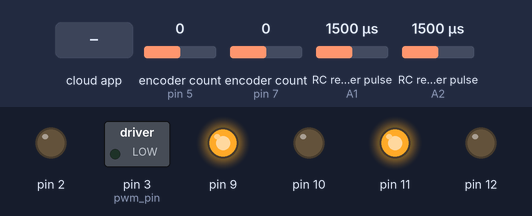
Bench run of a program on a simulated Teensy 4. Parts: switched loads named in the program (green lamp = pin HIGH), output pins drawn as LEDs (lit = HIGH). Wiring (inferred from the names in the program): 2 × RC receiver channel: data A1 / data A2. The test bench sets the inputs (shaded band); at power-on: encoder count (sensors on pin 5, pin 7) 0, RC receiver pulse (sensors on A1, A2) 1500 µs. The ROS host is connected and sends only what is stated.

Above: at 0.1 s.
1.3 s: the phone or cloud app sets angular.z to -100
At 4.0 s:
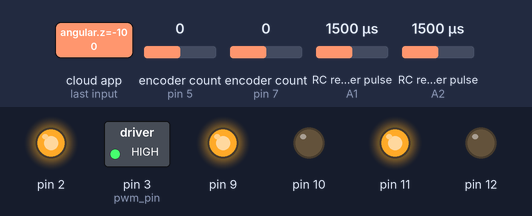
4.3 s: the phone or cloud app sets angular.z to 100
At 5.35 s:
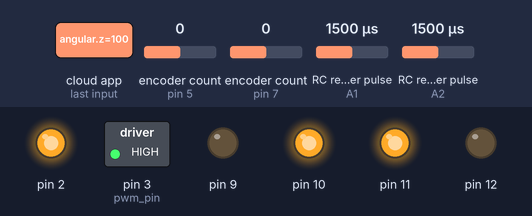
7.3 s: the phone or cloud app sets angular.z to -100
At 8.32 s:
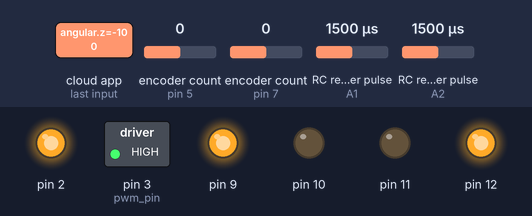
Timing chart, 0 to 10.3 s (numbered marks = the images above; inputs shaded):
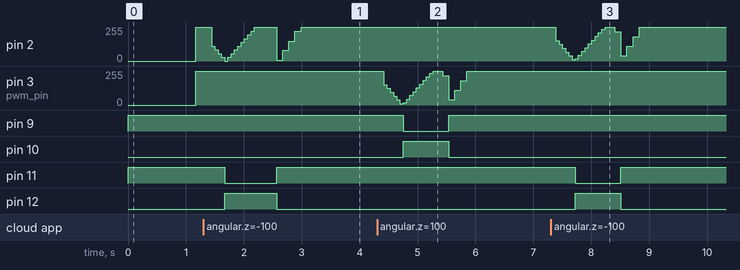

The program:

main.cpp
```cpp
#include <Arduino.h>
#include <Encoder.h> // TODO Use teensy's built-in quad decoder
#include <PID_v1.h>

// ROS Message Types
#include <ros.h>
#include <std_msgs/Empty.h>
#include <nav_msgs/Odometry.h>
#include <geometry_msgs/Twist.h>


#define PWMA 3
#define PWMB 2
#define DIR1_A 9
#define DIR2_A 10
#define DIR1_B 11
#define DIR2_B 12
#define MIN_PWM -255
#define CHAN_3 15
#define CHAN_4 16
#define PID_SAMPLE_TIME 5
#define CPR_CONS 1100
#define MAX_RPM 2
#define MAX_SPEED 1
#define WHEEL_DIAMETER 0.1
#define FR_WHEELS_DISTANCE 0.30
#define LR_WHEELS_DISTANCE 0.235
#define CMD_TIMEOUT 1000

// Globals
// TODO find optimal constants.
// TODO reduce number of globals.

struct Motor /* Structs that encapsultes motor control */
{
  double kp = 100;
  double ki = 7500;
  double kd = 0.2;
  double target = 0;
  double speed = 0;
  double output = 0;
  long last_point = 0;
  uint32_t last_millis = 0; // TODO Proctect against rollover
  uint8_t pwm_pin;
  bool dir;
  uint8_t dir_pins[2];
}motors[2], temp_motor;

struct SpeedCmd
{
  float lin_vel = 0;
  float ang_vel = 0;
  unsigned long cmd_time = 0;
}new_speed, last_speed, actual_speed;

struct Pose
{
  double x = 0;
  double y = 0;
  double theta = 0;
}pose;

enum direction{FORWARD, BACKWARD, BRAKE, BRAKE2};

bool vel_cmd_flag = 0;
bool timeout_flag = 0;
uint8_t mode=0;

volatile int32_t chan3_pwm_len = 0;
volatile uint32_t chan3_rising_micros = 0;
volatile int32_t chan4_pwm_len = 0;
volatile uint32_t chan4_rising_micros = 0;

nav_msgs::Odometry odom;

// Objects
PID motorA(&motors[0].speed, &motors[0].output, &motors[0].target, motors[0].kp, motors[0].ki, motors[0].kd, DIRECT);
PID motorB(&motors[1].speed, &motors[1].output, &motors[1].target, motors[1].kp, motors[1].ki, motors[1].kd, DIRECT);

ros::NodeHandle nh;

Encoder encoderA(5, 6);
Encoder encoderB(7, 8);

// Prototypes
void calculate_speed(long, Motor*);
int8_t get_serial_parameters(uint8_t*, uint8_t*, double*, double*, double*, double*);
void vel_callback(const geometry_msgs::Twist& cmd_msg);
void pid_update_callback(const geometry_msgs::Vector3& cmd_msg);
void check_cmds();
void write_motor(Motor m1);
void set_dir(Motor m2, direction dir);
void chan3_isr(void);
void chan4_isr(void);
void cmd_to_revs_diff(const SpeedCmd*, Motor*, Motor*);
double compute_input(uint32_t, bool);
void compute_pose(int32_t, int32_t);
void compute_twist(SpeedCmd*, double, double);
void compute_odom(nav_msgs::Odometry*, Pose, SpeedCmd);

ros::Subscriber<geometry_msgs::Twist> cmd_sub("cmd_vel", vel_callback);
ros::Subscriber<geometry_msgs::Vector3> pid_sub("pid_vals", pid_update_callback);

ros::Publisher pub_odometry("odom", &odom);

void setup()
{
  attachInterrupt(digitalPinToInterrupt(CHAN_3), chan3_isr, CHANGE); // TODO Only attach when in recovery mode;
  attachInterrupt(digitalPinToInterrupt(CHAN_4), chan4_isr, CHANGE);
  analogWriteFrequency(PWMA, 400);
  analogWriteFrequency(PWMB, 400);
  motors[0].pwm_pin = PWMA;
  motors[1].pwm_pin = PWMB;
  motors[0].dir_pins[0] = DIR1_A;
  motors[0].dir_pins[1] = DIR2_A;
  motors[1].dir_pins[0] = DIR1_B;
  motors[1].dir_pins[1] = DIR2_B;
  Serial1.begin(9600);
  motorA.SetSampleTime(PID_SAMPLE_TIME);
  motorB.SetSampleTime(PID_SAMPLE_TIME); // TODO Find optimal sampling time.
  pinMode(motors[0].pwm_pin, OUTPUT);
  pinMode(motors[1].pwm_pin, OUTPUT);
  pinMode(CHAN_3, INPUT);
  pinMode(5, INPUT_PULLUP);
  pinMode(6, INPUT_PULLUP);
  pinMode(9, OUTPUT);
  pinMode(10, OUTPUT);
  pinMode(11, OUTPUT);
  pinMode(12, OUTPUT);
  motorA.SetMode(AUTOMATIC);
  motorA.SetOutputLimits(MIN_PWM, 255);
  motorB.SetMode(AUTOMATIC);
  motorB.SetOutputLimits(MIN_PWM, 255);
  nh.initNode();
  nh.subscribe(cmd_sub);
  nh.subscribe(pid_sub);
  nh.advertise(pub_odometry);
}

void loop()
{
  static uint32_t last_update=0;
  if(millis()-last_update > 1) // TODO make this a timer.
    {
      Serial1.printf("Time diff: %d \r\n", micros()-chan4_rising_micros);
      if(mode /* && micros()-chan4_rising_micros < 2000*/) // FIXME When RC is disonnected, motors spin up.
        {
          Serial1.printf("Chan3 length: %d, Chan4 length: %d \r\n", chan3_pwm_len, chan4_pwm_len);
          SpeedCmd s = {compute_input(chan3_pwm_len, 1), compute_input(chan4_pwm_len, 0)}; // TODO Make deadzone; Make dz automatically adjustable;
          cmd_to_revs_diff(&s, &motors[0], &motors[1]);
          Serial1.println(motors[0].target);
        }
      Serial1.print(motors[0].speed);
      Serial1.print(",");
      Serial1.print(motors[0].target);
      Serial1.print(",");
      Serial1.print(motors[0].output);
      Serial1.print(",");
      Serial1.print(motors[1].speed);
      Serial1.print(",");
      Serial1.print(motors[1].target);
      Serial1.print(",");
      Serial1.println(motors[1].output);
      calculate_speed(encoderA.read(), &motors[0]); // TODO Protect against rollover
      calculate_speed(encoderB.read(), &motors[1]);
      compute_pose(encoderA.read(), encoderB.read());
      compute_twist(&actual_speed, motors[0].speed, motors[1].speed);
      compute_odom(&odom, pose, actual_speed);
      last_update = millis();
    }
  // TODO rewrite this, values are not updating correctly.
  /*
  double static temp_speed = 0;
  double temp_p, temp_i, temp_d;
  uint8_t new_mode, motor_id = 0;
  temp_p=motors[motor_id].kp, temp_i=motors[motor_id].ki, temp_d=motors[motor_id].kd, new_mode = mode;
  if(get_serial_parameters(&motor_id, &new_mode, &temp_speed, &temp_p, &temp_i, &temp_d))
    {
      char sendbuffer[100];
      sprintf(sendbuffer, "Previous values for motor %u: Mode = %d; Target Speed = %lf; KP = %lf; KI = %lf; KD = %lf", motor_id, mode, motors[motor_id].target, motors[motor_id].kp, motors[motor_id].ki, motors[motor_id].kd);
      Serial1.println(sendbuffer);
      sprintf(sendbuffer, "Current values for motor %u: Mode = %d; Target Speed = %lf; KP = %lf; KI = %lf; KD = %lf", motor_id, new_mode, temp_speed, temp_p, temp_i, temp_d);
      Serial1.println(sendbuffer);
      mode = new_mode;
      if(mode==0) motors[motor_id].target = temp_speed;
      if(motors[motor_id].kp != temp_p || motors[motor_id].ki != temp_i || motors[motor_id].kd != temp_d) motorA.SetTunings(motors[0].kp, motors[0].ki, motors[0].kd);
      Serial1.print("KP: ");
      Serial1.println(motors[motor_id].kp);
      Serial1.print("KI: ");
      Serial1.println(motors[motor_id].ki);
      Serial1.print("KD: ");
      Serial.println(motors[motor_id].kd);
    }
  */
  check_cmds();
  pub_odometry.publish(&odom);
  motorA.Compute();
  motorB.Compute();
  write_motor(motors[0]);
  write_motor(motors[1]);
  nh.spinOnce();
}


void calculate_speed(long new_point, Motor *motor) // Calculates rev/s from encoders.
// TODO change timing into mircoseconds; protect against rollover.
{
  double time_elapsed;
  time_elapsed = ((double)(millis()-motor->last_millis))/1000;
  motor->speed = (double)(new_point-motor->last_point)/(CPR_CONS*time_elapsed);
  motor->last_point = new_point;
  motor->last_millis = millis();
}

int8_t get_serial_parameters(uint8_t* id, uint8_t* mode, double* speed, double* p, double* i, double* d) // Grab paramaters and cmds from Serial.
// TODO try strtol; protect against overflow; pass Streaming object.
{
  static char serial_buf[100];
  static uint8_t k = 0;
  static unsigned int timeout_time = 0;
  static bool timer_flag = 0;
  if (!timer_flag && Serial1.available())
    {
      memset(serial_buf, 0, sizeof(serial_buf));
      timeout_time = millis() + 1000;
      timer_flag = 1;
      k = 0;
    }

  if(millis() < timeout_time && Serial1.available())
    {
      while(Serial1.available() && k < sizeof(serial_buf))
        {
          serial_buf[k] = Serial1.read();
          k++;
        }
      return 0;
    }
  if (millis() > timeout_time && timer_flag)
    {
      k = 0;
      timer_flag = 0;
      Serial1.print("Message recived:");
      Serial1.println(serial_buf);
      char param_buffer[20];
      char *p1 = serial_buf, *p2;
      for(int j=0; j<6; j++)
        {
          Serial1.println(j);
          p2 = strchr(p1, ';');
          if(p2 == NULL)break;
          if((p2-p1) > sizeof(param_buffer))
            {
              p1 = p2+1;
              continue;
            }
          if((p2-p1) == 0)
            {
              p1 = p2+1;
              continue;
            }
          memset(param_buffer, 0, sizeof(param_buffer));
          memcpy(param_buffer, p1, p2-p1);
          p1 = p2+1;
          if(param_buffer[0] == NULL)
            {
              continue;
            }
          Serial1.println(j);
          if(j==0) sscanf(param_buffer, "%u", id);
          else if(j==1) sscanf(param_buffer, "%u", mode);
          else if(j==2) sscanf(param_buffer, "%lf", speed);
          else if(j==3) sscanf(param_buffer, "%lf", p);
          else if(j==4) sscanf(param_buffer, "%lf", i);
          else if(j==5) sscanf(param_buffer, "%lf", d);
        }
      return 1;
    }
  return 0;
}

void vel_callback(const geometry_msgs::Twist& cmd_msg) // Processes Twist cmd from ROS.
{
  last_speed = new_speed;
  new_speed.lin_vel = cmd_msg.linear.y;
  new_speed.ang_vel = cmd_msg.angular.z;
  new_speed.cmd_time = millis();
  vel_cmd_flag = 1;
  timeout_flag = 0;
}

void check_cmds() // Polls cmds flags.
// TODO change flags var to array and use memcmp with prev state; Abstract cmd exec into separate functions; Use less globals;
{
  if(!timeout_flag && millis() > new_speed.cmd_time + CMD_TIMEOUT)
    {
      motors[0].target = 0;
      motors[1].target = 0;
      Serial1.println("Command timer timed out... Shutting down motors.");
      timeout_flag = 1;
      mode = 1;
      return;
    }
  if(vel_cmd_flag)
    {
      cmd_to_revs_diff(&new_speed, &motors[0], &motors[1]);
      Serial1.print("Setting motor speed 1 to: ");
      Serial1.println(motors[0].target);
      Serial1.print("Setting motor speed 2 to: ");
      Serial1.println(motors[1].target);
      mode = 0;
      vel_cmd_flag = 0;
    }
}

void write_motor(Motor mwrite)
{
  if(mwrite.output >= 0)
    {
      set_dir(mwrite, FORWARD);
      analogWrite(mwrite.pwm_pin, mwrite.output);
    }
  else
    {
      set_dir(mwrite, BACKWARD);
      analogWrite(mwrite.pwm_pin, -mwrite.output);
    }
}

void set_dir(Motor mdir, direction dir)
{
  switch (dir)
    {
      case FORWARD:
        digitalWrite(mdir.dir_pins[0], HIGH);
        digitalWrite(mdir.dir_pins[1], LOW);
        break;
      case BACKWARD:
        digitalWrite(mdir.dir_pins[0], LOW);
        digitalWrite(mdir.dir_pins[1], HIGH);
        break;
      case BRAKE:
        digitalWrite(mdir.dir_pins[0], LOW);
        digitalWrite(mdir.dir_pins[1], LOW);
        break;
      case BRAKE2:
        digitalWrite(mdir.dir_pins[0], HIGH);
        digitalWrite(mdir.dir_pins[1], HIGH);
        break;
    }

}

void pid_update_callback(const geometry_msgs::Vector3& pid_vals) // Update PID constants from ROS Vector3 msg
// TODO Change to custom msg. Update motors parameters independently.
{
  motorA.SetTunings((double)pid_vals.x, (double)pid_vals.y, (double)pid_vals.z);
  motorB.SetTunings((double)pid_vals.x, (double)pid_vals.y, (double)pid_vals.z);
  Serial1.print("PID Vals - P: ");
  Serial1.print(motorA.GetKp());
  Serial1.print(" I: ");
  Serial1.print(motorA.GetKi());
  Serial1.print(" D: ");
  Serial1.println(motorA.GetKd());
}

void chan3_isr() // TODO Make it more reusable; Change to better name;
{
  if(digitalRead(CHAN_3))
    {
      chan3_rising_micros = micros();
    }
  else
    {
      chan3_pwm_len = micros() - chan3_rising_micros;
      if(chan3_pwm_len <= 0) chan3_pwm_len =  chan3_pwm_len + micros(); // Protect from rollover
      if(chan3_pwm_len > 2000) chan3_pwm_len = 0; // Recover from disconnection
    }
}

void chan4_isr() // TODO Make it more reusable; Change to better name;
{
  if(digitalRead(CHAN_4))
    {
      chan4_rising_micros = micros();
    }
  else
    {
      chan4_pwm_len = micros() - chan4_rising_micros;
      if(chan4_pwm_len <= 0) chan4_pwm_len =  chan4_pwm_len + micros(); // Protect from rollover
      if(chan4_pwm_len > 2000) chan4_pwm_len = 0; // Recover from disconnection
    }
}

void cmd_to_revs_diff(const SpeedCmd* sp, Motor* ma, Motor* mb) // Transform linear and angular velocities into rev/s for differential drive.
// TODO Accept robot parameters as struct
{
  ma->target = (sp->lin_vel - LR_WHEELS_DISTANCE*sp->ang_vel)/((WHEEL_DIAMETER/2)*(2*PI));
  mb->target = (sp->lin_vel + LR_WHEELS_DISTANCE*sp->ang_vel)/((WHEEL_DIAMETER/2)*(2*PI));
}

double compute_input(uint32_t len, bool mode) // Calulates speed from RC pulse length. Mode 1: 0-max, Mode 0: -max - max;
{
  if(mode)
    {
      if (len <= 1110) len = 1000;
      return (((double)len - 1000)*MAX_RPM)/1000;
    }

  else
    {
      if (len <= 1110) len = 1000;
      return (((double)len - 1500)*MAX_RPM)/1000;
    }
}

void compute_pose(int32_t a, int32_t b) // Appoximates odometry from deadreckoning.
// TODO Accept robot parameters; Resetable coordinate frame; Protect against overflow.
{
  static int32_t last_a = 0, last_b = 0;
  double delta_a_rad = (((double)(a - last_a))/CPR_CONS)*2*PI;
  double delta_b_rad = (((double)(b - last_b))/CPR_CONS)*2*PI;
  double s = (delta_a_rad + delta_b_rad)/2;
  pose.theta = pose.theta + (delta_a_rad-delta_b_rad)/(2*FR_WHEELS_DISTANCE);
  pose.x = pose.x + s*cos(pose.theta);
  pose.y = pose.y + s*sin(pose.theta);
}

void compute_twist(SpeedCmd* s, double m1_speed, double m2_speed) // Appoximates the current speed of robot.
{
  s->lin_vel = (m1_speed+m2_speed)*WHEEL_DIAMETER*PI;
  s->ang_vel = ((m1_speed-m2_speed)*WHEEL_DIAMETER*PI)/(FR_WHEELS_DISTANCE);
  s->cmd_time = 0;
}

void compute_odom(nav_msgs::Odometry* odom, Pose p, SpeedCmd s) // Combines current pose and speed into odom to send to ROS
{
  odom->twist.twist.linear.y = (double)s.lin_vel;
  odom->twist.twist.angular.z = (double)s.ang_vel;
  odom->pose.pose.position.x = p.x;
  odom->pose.pose.position.y = p.y;
  odom->pose.pose.position.z = 0;
  odom->pose.pose.orientation.w = cos(p.theta/2);
  odom->pose.pose.orientation.z = sin(p.theta/2);
  odom->pose.pose.orientation.x = 0;
  odom->pose.pose.orientation.y = 0;
}
```

Measured:
- after the input at 1.3 s, pin 11: HIGH → LOW after 0.37 s, → HIGH 0.90 s later; pin 12: LOW → HIGH after 0.37 s, → LOW 0.90 s later
- after the input at 4.3 s, pin 9: HIGH → LOW after 0.45 s, → HIGH 0.79 s later; pin 10: LOW → HIGH after 0.45 s, → LOW 0.79 s later
- after the input at 7.3 s, pin 11: HIGH → LOW after 0.42 s, → HIGH 0.79 s later; pin 12: LOW → HIGH after 0.42 s, → LOW 0.79 s later
